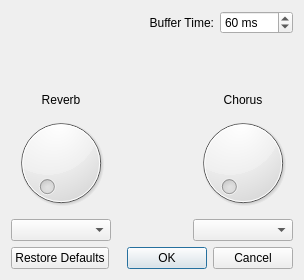
<?xml version="1.0" encoding="UTF-8"?>
<ui version="4.0">
 <comment>
     MIDI Virtual Piano Keyboard
     Copyright (C) 2008-2017, Pedro Lopez-Cabanillas

     This program is free software; you can redistribute it and/or modify
     it under the terms of the GNU General Public License as published by
     the Free Software Foundation; either version 3 of the License, or
     (at your option) any later version.

     This program is distributed in the hope that it will be useful,
     but WITHOUT ANY WARRANTY; without even the implied warranty of
     MERCHANTABILITY or FITNESS FOR A PARTICULAR PURPOSE.  See the
     GNU General Public License for more details.

     You should have received a copy of the GNU General Public License along
     with this program; If not, see http://www.gnu.org/licenses/
 </comment>
 <class>SonivoxSettingsDialog</class>
 <widget class="QDialog" name="SonivoxSettingsDialog">
  <property name="geometry">
   <rect>
    <x>0</x>
    <y>0</y>
    <width>304</width>
    <height>280</height>
   </rect>
  </property>
  <property name="windowTitle">
   <string>Sonivox EAS Synth</string>
  </property>
  <property name="windowIcon">
   <iconset>
    <normaloff>:/icon.png</normaloff>:/icon.png</iconset>
  </property>
  <layout class="QGridLayout" name="gridLayout_2">
   <item row="0" column="0">
    <layout class="QGridLayout" name="gridLayout">
     <item row="2" column="2">
      <widget class="QLabel" name="lblChorus">
       <property name="text">
        <string>Chorus</string>
       </property>
       <property name="alignment">
        <set>Qt::AlignCenter</set>
       </property>
      </widget>
     </item>
     <item row="1" column="1">
      <spacer name="verticalSpacer">
       <property name="orientation">
        <enum>Qt::Vertical</enum>
       </property>
       <property name="sizeHint" stdset="0">
        <size>
         <width>20</width>
         <height>8</height>
        </size>
       </property>
      </spacer>
     </item>
     <item row="3" column="2">
      <widget class="QDial" name="dial_Chorus">
       <property name="maximum">
        <number>32765</number>
       </property>
      </widget>
     </item>
     <item row="2" column="0">
      <widget class="QLabel" name="lblReverb">
       <property name="text">
        <string>Reverb</string>
       </property>
       <property name="alignment">
        <set>Qt::AlignCenter</set>
       </property>
      </widget>
     </item>
     <item row="0" column="0" colspan="3">
      <layout class="QHBoxLayout" name="horizontalLayout_2">
       <item>
        <widget class="QLabel" name="lblBufferTime">
         <property name="sizePolicy">
          <sizepolicy hsizetype="Expanding" vsizetype="Minimum">
           <horstretch>0</horstretch>
           <verstretch>0</verstretch>
          </sizepolicy>
         </property>
         <property name="text">
          <string>Buffer Time:</string>
         </property>
         <property name="alignment">
          <set>Qt::AlignRight|Qt::AlignTrailing|Qt::AlignVCenter</set>
         </property>
        </widget>
       </item>
       <item>
        <widget class="QSpinBox" name="spnTime">
         <property name="suffix">
          <string> ms</string>
         </property>
         <property name="minimum">
          <number>1</number>
         </property>
         <property name="maximum">
          <number>9999</number>
         </property>
         <property name="value">
          <number>60</number>
         </property>
        </widget>
       </item>
      </layout>
     </item>
     <item row="4" column="0">
      <widget class="QComboBox" name="combo_Reverb"/>
     </item>
     <item row="4" column="2">
      <widget class="QComboBox" name="combo_Chorus"/>
     </item>
     <item row="3" column="0">
      <widget class="QDial" name="dial_Reverb">
       <property name="maximum">
        <number>32765</number>
       </property>
      </widget>
     </item>
    </layout>
   </item>
   <item row="1" column="0">
    <widget class="QDialogButtonBox" name="buttonBox">
     <property name="orientation">
      <enum>Qt::Horizontal</enum>
     </property>
     <property name="standardButtons">
      <set>QDialogButtonBox::Cancel|QDialogButtonBox::Ok|QDialogButtonBox::RestoreDefaults</set>
     </property>
    </widget>
   </item>
  </layout>
 </widget>
 <layoutdefault spacing="6" margin="11"/>
 <tabstops>
  <tabstop>spnTime</tabstop>
  <tabstop>dial_Reverb</tabstop>
  <tabstop>dial_Chorus</tabstop>
  <tabstop>combo_Reverb</tabstop>
  <tabstop>combo_Chorus</tabstop>
 </tabstops>
 <resources/>
 <connections>
  <connection>
   <sender>buttonBox</sender>
   <signal>accepted()</signal>
   <receiver>SonivoxSettingsDialog</receiver>
   <slot>accept()</slot>
   <hints>
    <hint type="sourcelabel">
     <x>145</x>
     <y>260</y>
    </hint>
    <hint type="destinationlabel">
     <x>148</x>
     <y>288</y>
    </hint>
   </hints>
  </connection>
  <connection>
   <sender>buttonBox</sender>
   <signal>rejected()</signal>
   <receiver>SonivoxSettingsDialog</receiver>
   <slot>reject()</slot>
   <hints>
    <hint type="sourcelabel">
     <x>239</x>
     <y>260</y>
    </hint>
    <hint type="destinationlabel">
     <x>251</x>
     <y>289</y>
    </hint>
   </hints>
  </connection>
 </connections>
</ui>
